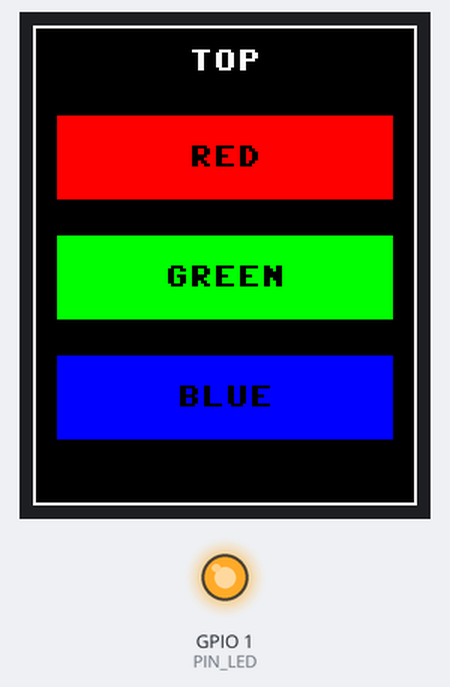
Simulated run of this program. Board: ESP32 board running MicroPython. Parts: 128×160 colour display, output pins drawn as LEDs (lit = HIGH). Library files of the repository ran but are not shown: st7735.py; pins used as bus, display or sensor lines are not drawn; what the program prints to the serial console is not drawn. At 0.7 s the program stops and its outputs stay as they are.

Above: at 0.8 s.
Timing chart, 0 to 2.2 s (numbered marks = the images above):
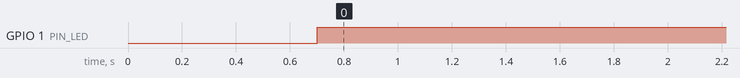

Measured:
- by itself, GPIO 1 (PIN_LED): LOW → HIGH at 0.70 s

The program:

test.py
```python
# test.py - checks the wiring and display variant, without WiFi:
#   mpremote connect /dev/cu.usbmodem21101 cp src/config.py src/st7735.py :
#   mpremote connect /dev/cu.usbmodem21101 run src/test.py
#
# You should see: a white frame exactly on the edges, TOP
# at the top and RED / GREEN / BLUE bars in those colours.
# - red and blue swapped -> TFT_BGR = True
# - text upside down -> flip TFT_FLIP
# - frame cut off or garbage at the edge -> TFT_X_OFFSET / TFT_Y_OFFSET (2, 1)
# - colours inverted -> TFT_INVERT = True
from machine import PWM, SPI, Pin

import config
from st7735 import ST7735


def rgb(r, g, b):
    c = ((r & 0xF8) << 8) | ((g & 0xFC) << 3) | (b >> 3)
    return ((c & 0xFF) << 8) | (c >> 8)


spi = SPI(1, baudrate=config.SPI_BAUDRATE, sck=Pin(config.PIN_SCK),
          mosi=Pin(config.PIN_MOSI), miso=Pin(config.PIN_MISO))
tft = ST7735(spi, config.PIN_CS, config.PIN_DC, config.PIN_RST,
             x_offset=config.TFT_X_OFFSET, y_offset=config.TFT_Y_OFFSET,
             bgr=config.TFT_BGR, flip=config.TFT_FLIP, invert=config.TFT_INVERT)

if config.PIN_LED is not None:
    PWM(Pin(config.PIN_LED), freq=1000).duty_u16(65535)

WHITE = rgb(255, 255, 255)
tft.fill(rgb(0, 0, 0))
tft.rect(0, 0, 128, 160, WHITE)
tft.text("TOP", 52, 8, WHITE)

for i, (name, color) in enumerate((
        ("RED", rgb(255, 0, 0)),
        ("GREEN", rgb(0, 255, 0)),
        ("BLUE", rgb(0, 0, 255)),
)):
    y = 30 + i * 40
    tft.fill_rect(8, y, 112, 28, color)
    tft.text(name, 64 - len(name) * 4, y + 10, rgb(0, 0, 0))

tft.show()
print("test screen drawn")
```

config.py
```python
# config.py - monitor settings (no passwords: those are in secrets.py)

# --- ESP32-C3 SuperMini pins -> display ---
# avoid GPIO 2, 8, 9 (C3 strapping pins; 8 is also the onboard LED)
PIN_SCK = 4  # SCK
PIN_MOSI = 6  # SDA
PIN_MISO = 5  # unused, but SPI wants some pin - otherwise it would take GPIO 2
PIN_CS = 7  # CS
PIN_DC = 3  # A0
PIN_RST = 10  # RESET
PIN_LED = 1  # LED (backlight, PWM); None = LED wired permanently to 3V3
SPI_BAUDRATE = 26_000_000

# --- module variant (check with test.py) ---
# colours swapped (red instead of blue) -> TFT_BGR = True
TFT_BGR = False
# image upside down -> change TFT_FLIP
TFT_FLIP = True
# garbage stripes at the edge -> offset, usually (2, 1) or (0, 0)
TFT_X_OFFSET = 0
TFT_Y_OFFSET = 0
# negative -> True
TFT_INVERT = False

# --- GrowBox main ESP ---
ESP_HOST = "192.168.18.100"
# DHCP name of the main ESP; tried when the address stops responding
ESP_MDNS = "esp32.local"

# poll interval (s). The main ESP handles one request at a time and has little
# RAM, and the app and widget poll it too - hence less often than the widget (10 s).
POLL_CONFIG_S = 15
HTTP_TIMEOUT_S = 8
# after this many failed requests, look for the ESP at another address
FAILURES_BEFORE_SEARCH = 3

# --- backlight (0-100 %) ---
BACKLIGHT_DAY = 100
BACKLIGHT_NIGHT = 15
# night by the clock (local hours)
NIGHT_FROM = 22
NIGHT_TO = 7
```
